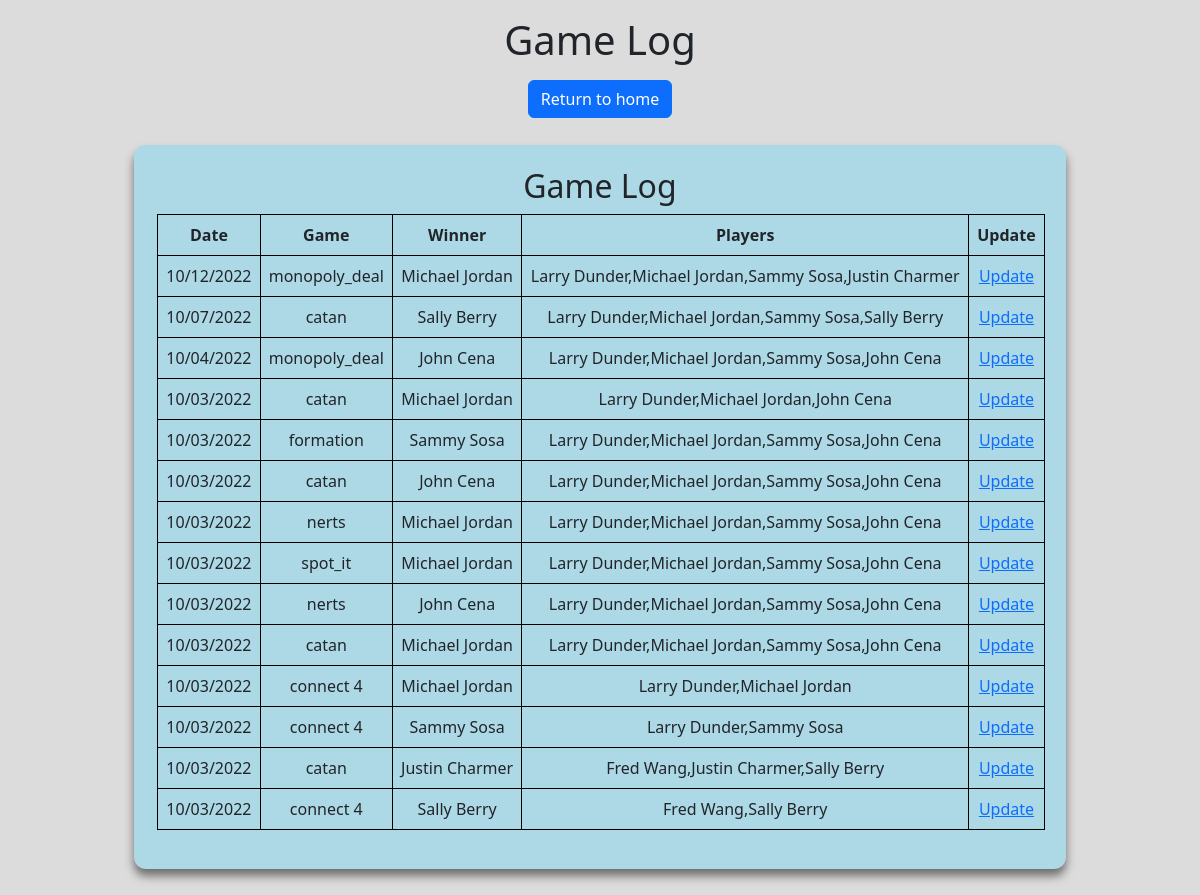
Screenshot of /gamelog with the database file from the repository.
### models.py (models this page shows, shortened)
class Match(db.Model):
    __tablename__ = 'matches'
    id = db.Column(db.Integer,nullable = False, primary_key=True)
    game = db.Column(db.String(30),nullable =False)
    date = db.Column(db.DateTime,default=datetime.utcnow)
    winner = db.Column(db.Integer, db.ForeignKey('players.id'))
    players = db.relationship('Player',secondary=match_player,backref=db.backref('matches',cascade="all, delete-orphan",single_parent=True))

### views.py (the view)
@views.route('/gamelog',methods=['GET','POST'])
def gamelog():
    if request.method == 'GET':
        winlog = win_log()
        return render_template('gamelog.html',winlog=winlog)

### query.py (called while the page is built)
def win_log():
    connection = sqlite3.connect('boardgames.db')
    cursor = connection.cursor()
    query = '''
    SELECT strftime('%m/%d/%Y', m.date) AS Date, m.game, (pl.fname || ' ' || pl.lname) AS Winner,
    GROUP_CONCAT(p.fname || ' ' || p.lname) AS players
    FROM matches m
    JOIN match_player mp
    ON m.id = mp.match_id
    JOIN players p
    ON mp.player_id = p.id
    JOIN players pl
    ON m.winner = pl.id
    GROUP BY Date,m.game, Winner
    ORDER BY Date DESC;
    '''
    cursor.execute(query)
    result = cursor.fetchall()
    items = []
    for row in result:
        items.append({'date':row[0],'game':row[1],'winner':row[2],'players':row[3]})
    print(items)
    if items:
        return items
    else:
        return []

### templates/gamelog.html (shortened to what this page needs)
{% extends 'base.html' %}
{% block head %}
<link rel="stylesheet" href="{{ url_for('static', filename='stats.css') }}">
{% endblock %}
{% block content %}
<h1>Game Log</h1>
<div class="home">
    <div class="home">
        <form class="form" action="/" method="GET">
            <button class='btn btn-primary'> Return to home</button>
        </form>
    </div>
</div>
<div class="container">
    <div class="chart">
        <h2>Game Log</h2>
        <table class="table">
            <tr>
                <th>Date</th>
                <th>Game</th>
                <th>Winner</th>
                <th>Players</th>
                <th>Update</th>
            </tr>
            {% for match in winlog %}
            <tr>
                <td>{{ match['date'] }}</td>
                <td>{{ match['game'] }}</td>
                <td>{{ match['winner'] }}</td>
                <td>{{ match['players'] }}</td>
                <td><a href="/update_match/{{match.id}}">Update</a></td>
            </tr>
            {% endfor %}
        </table>
    </div>
</div>
{% endblock %}

### static/stats.css (style rules this page uses)
body { background-color: gainsboro; display: flex; flex-direction: column; align-items: center; }
h1 { position: relative; margin: 8px; padding: 8px; }
h2 { text-align: center; }
.container { display: flex; flex-direction: row; justify-content: space-around; margin: 2px; padding: 2px; }
.chart { text-align: center; position: relative; background-color: lightblue; border-radius: .75rem; border: none; box-shadow: 0 7px 10px 0 rgba(0, 0, 0, .5); margin: 2%; padding: 2%; }
table, th, td { border: 1px solid black; margin: 1px; padding: 2px; }
.home { position: relative; }
td { padding: 2px; }

### rows the page displays
Match: date "10/03/2022", game "formation", winner "Sammy Sosa", players "Larry Dunder,Michael Jordan,Sammy Sosa,John Cena"
Match: date "10/03/2022", game "spot_it", winner "Michael Jordan", players "Larry Dunder,Michael Jordan,Sammy Sosa,John Cena"

### other values shown
{{ match['date'] }} "10/12/2022" "10/07/2022" "10/04/2022" "10/03/2022" "10/03/2022" "10/03/2022" "10/03/2022" "10/03/2022" "10/03/2022" "10/03/2022" "10/03/2022" "10/03/2022"
{{ match['game'] }} "monopoly_deal" "catan" "monopoly_deal" "catan" "catan" "nerts" "nerts" "catan" "connect 4" "connect 4" "catan" "connect 4"
{{ match['winner'] }} "Michael Jordan" "Sally Berry" "John Cena" "Michael Jordan" "John Cena" "Michael Jordan" "John Cena" "Michael Jordan" "Michael Jordan" "Sammy Sosa" "Justin Charmer" "Sally Berry"
{{ match['players'] }} "Larry Dunder,Michael Jordan,Sammy Sosa,Justin Charmer" "Larry Dunder,Michael Jordan,Sammy Sosa,Sally Berry" "Larry Dunder,Michael Jordan,Sammy Sosa,John Cena" "Larry Dunder,Michael Jordan,John Cena" "Larry Dunder,Michael Jordan,Sammy Sosa,John Cena" "Larry Dunder,Michael Jordan,Sammy Sosa,John Cena" "Larry Dunder,Michael Jordan,Sammy Sosa,John Cena" "Larry Dunder,Michael Jordan,Sammy Sosa,John Cena" "Larry Dunder,Michael Jordan" "Larry Dunder,Sammy Sosa" "Fred Wang,Justin Charmer,Sally Berry" "Fred Wang,Sally Berry"
